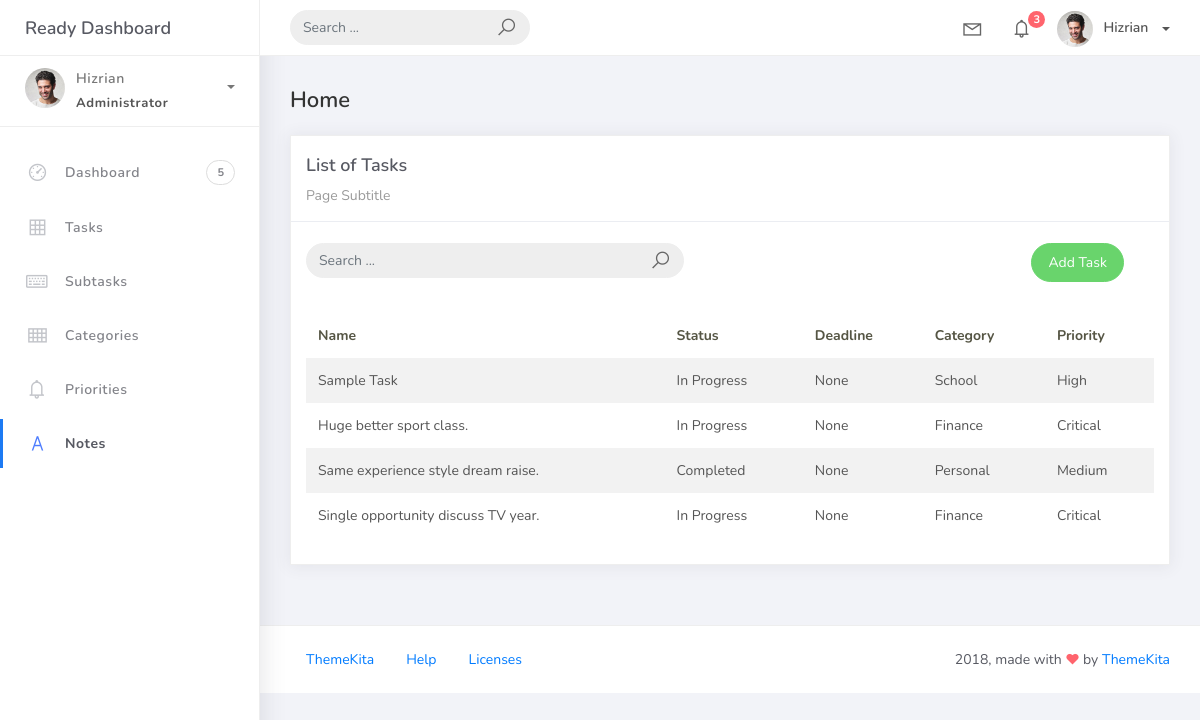
The app's page /task_list with its own data.
### taskmanager/models.py (models this page shows, shortened)
class BaseModel(models.Model):
    created_at = models.DateTimeField(default=timezone.now,)
    updated_at = models.DateTimeField(auto_now=True,)
    class Meta:
        abstract = True

class Task(BaseModel):
    title = models.CharField(max_length=100)
    description = models.CharField(max_length=250)
    deadline = models.DateField()
    status = models.CharField(max_length=50,
            choices=[("Pending", "Pending"),
            ("In Progress", "In Progress"),
            ("Completed", "Completed"),
            ],
            default = "Pending"
            )
    categoryFK = models.ForeignKey(Category, on_delete=models.CASCADE)
    priorityFK = models.ForeignKey(Priority, on_delete=models.CASCADE)

class Category(BaseModel):
    category_name = models.CharField(max_length=50)
    class Meta:
        verbose_name = "Category"
        verbose_name_plural = "Categories"
    def __str__(self):
        return self.category_name.title()

class Priority(BaseModel):
    priority_name = models.CharField(max_length=100)
    class Meta:
        verbose_name = "Priority"
        verbose_name_plural = "Priorities"
    def __str__(self):
        return self.priority_name.title()

### taskmanager/views.py (the view)
# urls.py: path('task_list', TasksView.as_view(), name='task-list'),
class TasksView(ListView):
    model = Task
    context_object_name = 'task'
    template_name = 'task_list.html'
    paginate_by = 5

### templates/task_list.html (shortened to what this page needs)
{% extends 'base.html' %}
{% load static %}
{% block content %}
<div class="content">
  <div class="container-fluid">
    <h4 class="page-title">Home</h4>
    <div class="row">
      <div class="col-md-12">
        <div class="card">
          <div class="card-header">
            <div class="card-title">List of Tasks</div>
            <div class="card-category">Page Subtitle</div>
          </div>
          <br />
            <div class="col-md-12 row">
              <div class="col-md-6">
                <form class="navbar-left navbar-form nav-search mr-md-3" action="">
                  <div class="input-group">
                    <input type="text" placeholder="Search ..." class="form-control" />
                    <div class="input-group-append">
                      <span class="input-group-text">
                        <i class="la la-search search-icon"></i>
                      </span>
                    </div>
                  </div>
                </form>
              </div>
              <div class="col-md-6">
                <div class="pull-right">
                  <a href="{% url 'task-add' %}" class="btn btn-success btn-rounded">
                    Add Task
                  </a>
                </div>
              </div>
            </div>
          <div class="card-body">
            <table class="table table-striped mt-3">
              <thead>
                <tr>
                  <th scope="col">Name</th>
                  <th scope="col">Status</th>
                  <th scope="col">Deadline</th>
                  <th scope="col">Category</th>
                  <th scope="col">Priority</th>
                </tr>
              </thead>
              <tbody>
                {% for object in object_list %}
                <tr>
                  <td>{{ object.title }}</td>
                  <td>{{ object.status }}</td>
                  <td>{{ object.deadline }}</td>
                  <td>{{ object.categoryFK }}</td>
                  <td>{{ object.priorityFK }}</td>
                </tr>
                {% endfor %}
              </tbody>
            </table>
          </div>
        </div>
      </div>
    </div>
  </div>
</div>
{% endblock %}

### records on screen
Task: title "Sample Task", status "In Progress", deadline "None", categoryFK "School", priorityFK "High"
Task: title "Huge better sport class.", status "In Progress", deadline "None", categoryFK "Finance", priorityFK "Critical"
Task: title "Same experience style dream raise.", status "Completed", deadline "None", categoryFK "Personal", priorityFK "Medium"
Task: title "Single opportunity discuss TV year.", status "In Progress", deadline "None", categoryFK "Finance", priorityFK "Critical"
